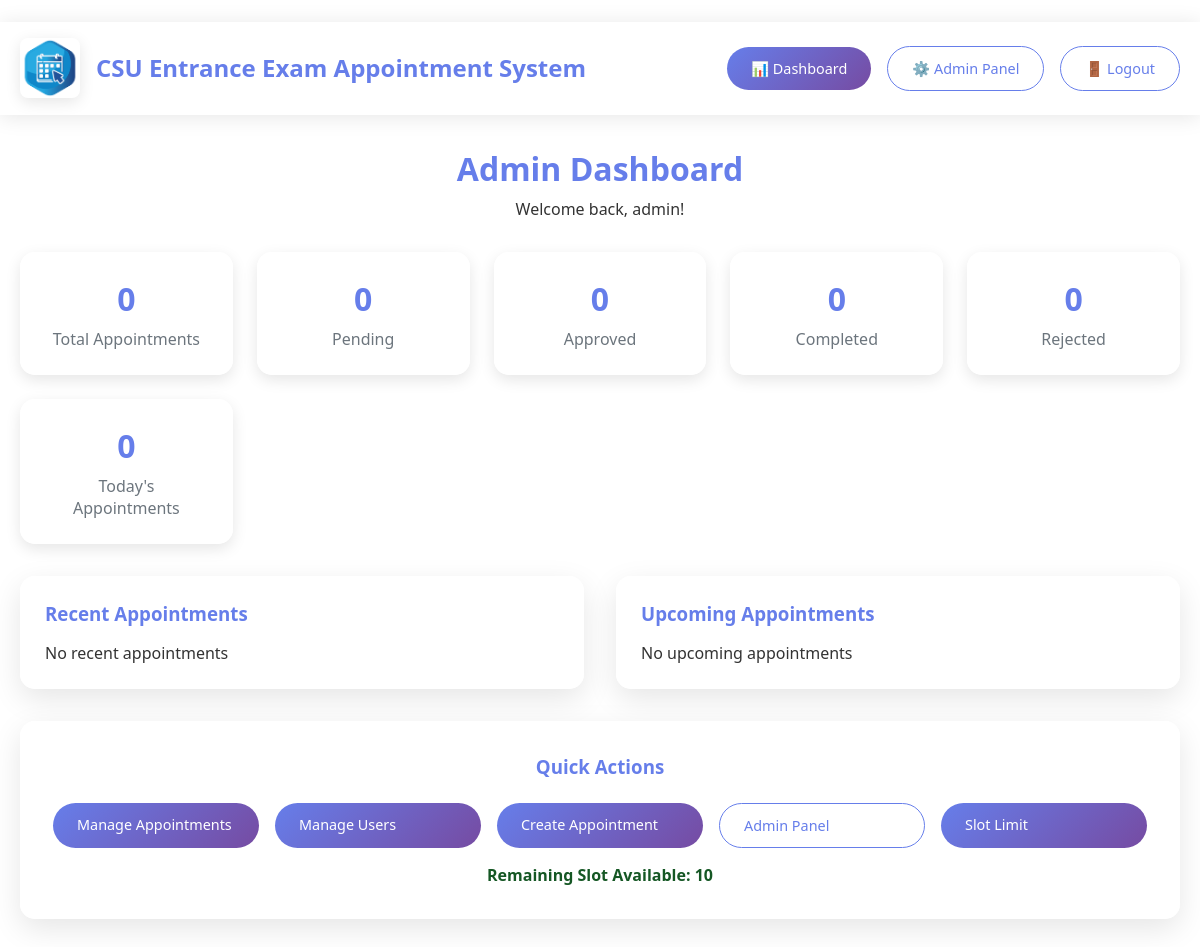
Before: /dashboard/ (signed in) with the older database file.
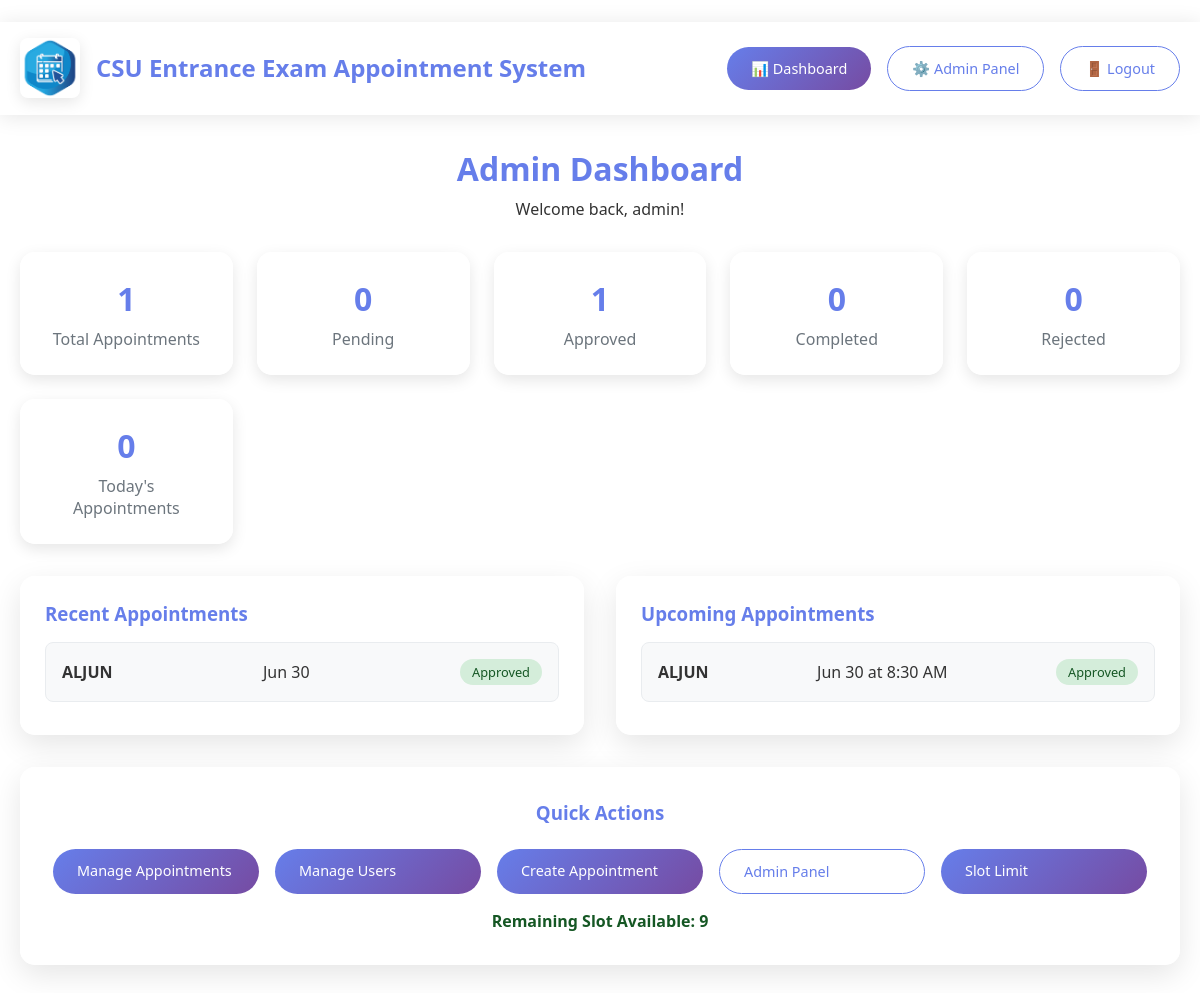
After: the same page with the newer database file.
### appointments/models.py (models this page shows, shortened)
class Appointment(models.Model):
    STATUS_CHOICES = [
        ('pending', 'Pending'),
        ('approved', 'Approved'),
        ('rejected', 'Rejected'),
        ('completed', 'Completed'),
    ]
    student = models.CharField(max_length=100)
    contact_number = models.CharField(max_length=20, blank=True, null=True)
    counselor = models.ForeignKey(User, related_name='counselor_appointments', on_delete=models.CASCADE, null=True, blank=True)
    date = models.DateField()
    time = models.TimeField()
    reason = models.TextField(blank=True, null=True)
    status = models.CharField(max_length=10, choices=STATUS_CHOICES, default='pending')
    created_at = models.DateTimeField(auto_now_add=True)
    updated_at = models.DateTimeField(auto_now=True)

### appointments/views.py (the view)
# urls.py: path('dashboard/', admin_dashboard, name='admin_dashboard'),
@login_required
def admin_dashboard(request):
    if not request.user.is_superuser:
        return redirect('/')
    today = datetime.now().date()
    current_month = today.month
    current_year = today.year
    total_appointments = Appointment.objects.count()
    pending_appointments = Appointment.objects.filter(status='pending').count()
    approved_appointments = Appointment.objects.filter(status='approved').count()
    completed_appointments = Appointment.objects.filter(status='completed').count()
    rejected_appointments = Appointment.objects.filter(status='rejected').count()
    today_appointments = Appointment.objects.filter(date=today).count()
    month_appointments = Appointment.objects.filter(
        date__year=current_year,
        date__month=current_month
    ).count()
    week_ago = today - timedelta(days=7)
    recent_appointments = Appointment.objects.filter(
        date__gte=week_ago
    ).order_by('-created_at')[:5]
    num_recent_appointments = recent_appointments.count()
    week_ahead = today + timedelta(days=7)
    upcoming_appointments = Appointment.objects.filter(
        date__gte=today,
        date__lte=week_ahead
    ).order_by('date', 'time')[:5]
    status_distribution = Appointment.objects.values('status').annotate(
        count=Count('status')
    ).order_by('status')
    top_counselors = User.objects.filter(
        counselor_appointments__isnull=False
    ).annotate(
        appointment_count=Count('counselor_appointments')
    ).order_by('-appointment_count')[:5]
    top_students = Appointment.objects.values('student').annotate(
        appointment_count=Count('id')
    ).order_by('-appointment_count')[:5]
    overall_slot_limit = get_overall_slot_limit()
    slot_end_date = getattr(settings, 'SLOT_LIMIT_END_DATE', '')
    if slot_end_date:
        appointments_in_range = Appointment.objects.filter(date__gte=today, date__lte=slot_end_date)
    else:
        appointments_in_range = Appointment.objects.filter(date__gte=today)
    num_appointments = appointments_in_range.count()
    remaining_slots = max(overall_slot_limit - num_appointments, 0)
    context = {
        'total_appointments': total_appointments,
        'pending_appointments': pending_appointments,
        'approved_appointments': approved_appointments,
        'completed_appointments': completed_appointments,
        'rejected_appointments': rejected_appointments,
        'today_appointments': today_appointments,
        'month_appointments': month_appointments,
        'recent_appointments': recent_appointments,
        'upcoming_appointments': upcoming_appointments,
        'status_distribution': status_distribution,
        'top_counselors': top_counselors,
        'top_students': top_students,
        'today': today,
        'current_slot_limit': overall_slot_limit,
        'remaining_slots': remaining_slots,
        'num_recent_appointments': num_recent_appointments,
        'slot_start_date': '',
        'slot_end_date': slot_end_date,
        'overall_slot_limit': overall_slot_limit,
    }
    return render(request, 'appointments/admin_dashboard.html', context)

### appointments/views.py (called while the page is built)
def get_overall_slot_limit():
    return getattr(settings, 'OVERALL_SLOT_LIMIT', DEFAULT_OVERALL_SLOT_LIMIT)

### appointments/templates/appointments/admin_dashboard.html (shortened to what this page needs)
﻿{% extends 'base.html' %}
{% block content %}
<div class="dashboard-header">
    <h1>Admin Dashboard</h1>
    <p>Welcome back, {{ user.get_full_name|default:user.username }}!</p>
</div>
<div class="stats-grid">
    <div class="stat-card">
        <h3>{{ total_appointments }}</h3>
        <p>Total Appointments</p>
    </div>
    <div class="stat-card">
        <h3>{{ pending_appointments }}</h3>
        <p>Pending</p>
    </div>
    <div class="stat-card">
        <h3>{{ approved_appointments }}</h3>
        <p>Approved</p>
    </div>
    <div class="stat-card">
        <h3>{{ completed_appointments }}</h3>
        <p>Completed</p>
    </div>
    <div class="stat-card">
        <h3>{{ rejected_appointments }}</h3>
        <p>Rejected</p>
    </div>
    <div class="stat-card">
        <h3>{{ today_appointments }}</h3>
        <p>Today's Appointments</p>
    </div>
</div>
<div class="dashboard-grid">
    <div class="dashboard-card">
        <h3>Recent Appointments</h3>
        {% if recent_appointments %}
            {% for appointment in recent_appointments %}
                <div class="appointment-item">
                    <strong>{{ appointment.student }}</strong>
                    <span>{{ appointment.date|date:"M j" }}</span>
                    <span class="status-{{ appointment.status }}">{{ appointment.status|title }}</span>
                </div>
            {% endfor %}
        {% else %}
            <p>No recent appointments</p>
        {% endif %}
    </div>
    <div class="dashboard-card">
        <h3>Upcoming Appointments</h3>
        {% if upcoming_appointments %}
            {% for appointment in upcoming_appointments %}
                <div class="appointment-item">
                    <strong>{{ appointment.student }}</strong>
                    <span>{{ appointment.date|date:"M j" }} at {{ appointment.time|time:"g:i A" }}</span>
                    <span class="status-{{ appointment.status }}">{{ appointment.status|title }}</span>
                </div>
            {% endfor %}
        {% else %}
            <p>No upcoming appointments</p>
        {% endif %}
    </div>
</div>
<div class="quick-actions">
    <h3>Quick Actions</h3>
    <div class="action-buttons">
        <a href="/admin/appointments/appointment/" class="btn">Manage Appointments</a>
        <a href="/admin/auth/user/" class="btn">Manage Users</a>
        <a href="/create/" class="btn">Create Appointment</a>
        <a href="/admin/" class="btn btn-secondary">Admin Panel</a>
        <a href="{% url 'set_daily_slot_limit' %}" class="btn btn-warning">Slot Limit</a>
    </div>
    <div style="margin-top: 1rem; color: {% if remaining_slots == 0 %}#ff0000{% else %}#155724{% endif %}; font-weight: bold; text-align: center;">
        Remaining Slot Available: {{ remaining_slots|default:'0' }}
    </div>
</div>
{% endblock %}

### templates/base.html (shortened to what this page needs)
<!DOCTYPE html>
<html lang="en">
<head>
</head>
<body>
    <nav class="navbar">
        <div class="container">
            <div class="nav-content">
                <div class="logo-section">
                    <img src="/static/2.png" alt="CSU Logo" class="logo-png">
                    <div class="logo-text">
                        <a href="/" class="logo">CSU Entrance Exam Appointment System</a>
                    </div>
                </div>
                <div class="nav-links">
                    {% if user.is_authenticated %}
                        {% if user.is_superuser %}
                            <a href="/dashboard/" class="btn">📊 Dashboard</a>
                        {% endif %}
                        <a href="/admin/" class="btn btn-secondary">⚙️ Admin Panel</a>
                        <a href="/logout/" class="btn btn-secondary" onclick="return confirm('Are you sure you want to logout?')">🚪 Logout</a>
                    {% else %}
                        <a href="/login/" class="btn">🔐 Login</a>
                    {% endif %}
                </div>
            </div>
        </div>
    </nav>
    <main class="main-content">
        <div class="container">
            {% block content %}{% endblock %}
        </div>
    </main>
</body>
</html>

### templates/base.html (style rules this page uses)
* { margin: 0; padding: 0; box-sizing: border-box; }
body { font-family: 'Segoe UI', Tahoma, Geneva, Verdana, sans-serif; background: white; min-height: 100vh; color: #333; }
.container { max-width: 1200px; margin: 0 auto; padding: 0 20px; }
.navbar { background: rgba(255, 255, 255, 0.95); backdrop-filter: blur(10px); padding: 1rem 0; box-shadow: 0 2px 20px rgba(0, 0, 0, 0.1); border-bottom: 1px solid rgba(255, 255, 255, 0.2); }
.nav-content { display: flex; justify-content: space-between; align-items: center; }
.logo-section { display: flex; align-items: center; gap: 1rem; }
.logo-png { width: 60px; height: 60px; object-fit: contain; border-radius: 8px; box-shadow: 0 4px 15px rgba(0, 0, 0, 0.1); }
.logo-text { display: flex; flex-direction: column; }
.logo { font-size: 1.5rem; font-weight: bold; color: #667eea; text-decoration: none; line-height: 1.2; }
.nav-links { display: flex; gap: 1rem; align-items: center; }
.btn { display: inline-block; padding: 0.75rem 1.5rem; background: linear-gradient(135deg, #667eea, #764ba2); color: white; text-decoration: none; border-radius: 25px; font-weight: 500; transition: all 0.3s ease; border: none; cursor: pointer; font-size: 0.9rem; }
.btn-secondary { background: rgba(255, 255, 255, 0.2); color: #667eea; border: 1px solid #667eea; }
.main-content { padding: 2rem 0; min-height: calc(100vh - 80px); }
.appointment-item { background: #f8f9fa; border: 1px solid #e9ecef; border-radius: 10px; padding: 1.5rem; transition: transform 0.3s ease; }
.status-approved { background: #d4edda; color: #155724; }

### appointments/templates/appointments/admin_dashboard.html (style rules this page uses)
.dashboard-header { text-align: center; margin-bottom: 2rem; }
.dashboard-header h1 { color: #667eea; margin-bottom: 0.5rem; }
.stats-grid { display: grid; grid-template-columns: repeat(auto-fit, minmax(200px, 1fr)); gap: 1.5rem; margin-bottom: 2rem; }
.stat-card { background: rgba(255, 255, 255, 0.95); backdrop-filter: blur(10px); border-radius: 15px; padding: 1.5rem; text-align: center; box-shadow: 0 5px 15px rgba(0, 0, 0, 0.1); border: 1px solid rgba(255, 255, 255, 0.2); }
.stat-card h3 { font-size: 2rem; color: #667eea; margin: 0 0 0.5rem 0; }
.stat-card p { color: #6c757d; margin: 0; }
.dashboard-grid { display: grid; grid-template-columns: repeat(auto-fit, minmax(400px, 1fr)); gap: 2rem; margin-bottom: 2rem; }
.dashboard-card { background: rgba(255, 255, 255, 0.95); backdrop-filter: blur(10px); border-radius: 15px; padding: 1.5rem; box-shadow: 0 10px 30px rgba(0, 0, 0, 0.1); border: 1px solid rgba(255, 255, 255, 0.2); }
.dashboard-card h3 { color: #667eea; margin-bottom: 1rem; }
.appointment-item { padding: 1rem; border: 1px solid #e9ecef; border-radius: 8px; margin-bottom: 0.5rem; background: #f8f9fa; display: flex; justify-content: space-between; align-items: center; }
.status-approved { background: #d4edda; color: #155724; padding: 0.25rem 0.75rem; border-radius: 15px; font-size: 0.8rem; }
.quick-actions { background: rgba(255, 255, 255, 0.95); backdrop-filter: blur(10px); border-radius: 15px; padding: 2rem; box-shadow: 0 10px 30px rgba(0, 0, 0, 0.1); border: 1px solid rgba(255, 255, 255, 0.2); }
.quick-actions h3 { color: #667eea; margin-bottom: 1.5rem; text-align: center; }
.action-buttons { display: grid; grid-template-columns: repeat(auto-fit, minmax(200px, 1fr)); gap: 1rem; }

Changed rows visible on the page:
added Appointment: student "ALJUN", date "Jun 30", status "Approved", time "8:30 AM"
Other visible differences:
{{ total_appointments }}: "0" → "1"
{{ approved_appointments }}: "0" → "1"
{{ remaining_slots|default:'0' }}: "10" → "9"
text no longer shown: "No recent appointments No upcoming appointments"
